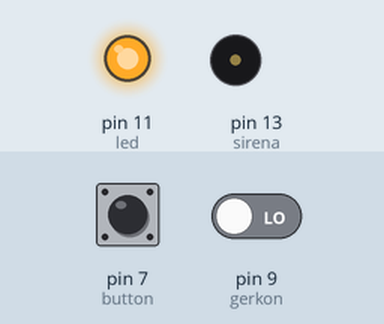
Recording of a sketch running on a simulated Arduino Uno, built with avr-gcc and run on an emulated ATmega328P. On the bench: output pins drawn as LEDs (lit = HIGH), buzzer (waves = sounding, pin HIGH). The test bench sets the inputs (shaded band); at power-on: pin 7 (button) LOW, pin 9 (gerkon) LOW. What the sketch prints to the serial monitor is not drawn.

Above: at 1.2 s.
1.3 s: pin 7 (button) pulled HIGH for 0.15 s
At 1.9 s:
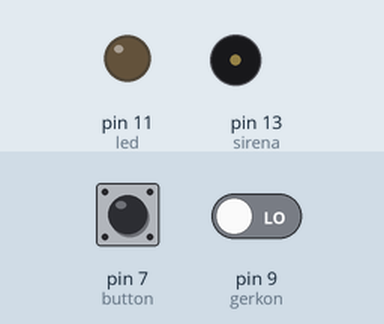
2.9 s: pin 9 (gerkon) driven HIGH
At 3.45 s:
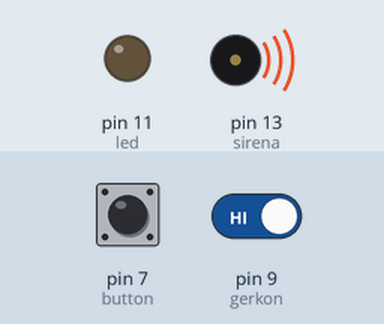
Timing chart, 0 to 5.9 s (numbered marks = the images above; inputs shaded):
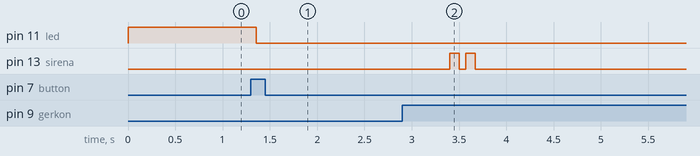

The sketch:

sketch_dec06b.ino
```cpp
// постоянные
const int button = 7;
// пин для кнопки
const int gerkon = 9;
// пин для геркона
const int sirena = 13;
// пин упр-ния сиреной
const int led = 11;
// пин индикатора

// переменные
int buttonState = 0;
// состояние кнопки
int gerkonState = 0; // состояние геркона
int N = 0; // счетчик кнопки отключения охраны

void setup() { // управление сиреной и индикатором — выход
  pinMode(sirena, OUTPUT);
  pinMode(led, OUTPUT); // кнопка и геркон — входы
  pinMode(gerkon, INPUT);
  pinMode(button, INPUT);
  Serial.begin(9600);
}

void loop() {
  digitalWrite(led, HIGH);
  while (buttonState == 0) { // цикл ожидания, пока не нажмем кнопку
    buttonState = digitalRead(button); // для перехода в режим охраны
    Serial.println("Ждем нажатия кнопки");
  } digitalWrite(led, LOW);
  buttonState = 0; // обнуляем значение кнопки
  while (gerkonState == 0) { // цикл, пока не закроем дверь
    gerkonState = digitalRead(gerkon);
  } delay (500); // :-)
  digitalWrite(sirena, HIGH); // Код
  delay (100); // индикации
  digitalWrite(sirena, LOW); // включения
  delay (70); // режима
  digitalWrite(sirena, HIGH); // охраны
  delay (100); // оповещение
  digitalWrite(sirena, LOW); // звуковое
  while (gerkonState == 1) { // ждем открытия двери
    gerkonState = digitalRead(gerkon);
  }
  for (int i = 0; i <= 5; i++) { // 7,5 секунды на нажатие
    buttonState = digitalRead(button); // секретной кнопки
    if (buttonState == HIGH) { // отслеживаем свой — чужой
      N = N + 1;
    }
    delay(1500); // секретная фича :-)))
  }
  if (N > 0) { // самое главное
    digitalWrite(sirena, LOW); // не включаем сирену
  }
  else {
    digitalWrite(sirena, HIGH); // или включаем сирену
  } digitalWrite(led, HIGH); // включаем индикатор
  N = 0;
  buttonState = 0;
  delay(15000); // напоминание «чайникам», которым нравится
  digitalWrite(led, LOW); // давить на кнопки без перерыва
  delay (1000);
}
```

Measured:
- after the input at 1.3 s, pin 11 (led): HIGH → LOW after 0.06 s
- after the input at 2.9 s, pin 13 (sirena): alternates HIGH for 0.10 s and LOW for 0.07 s, 4 changes in all, then stays LOW, starting after 0.50 s
